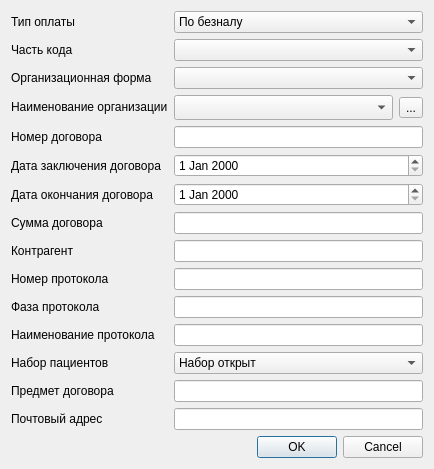
<?xml version="1.0" encoding="UTF-8"?>
<ui version="4.0">
 <class>ItemEditorDialog</class>
 <widget class="QDialog" name="ItemEditorDialog">
  <property name="geometry">
   <rect>
    <x>0</x>
    <y>0</y>
    <width>434</width>
    <height>451</height>
   </rect>
  </property>
  <property name="windowTitle">
   <string>Dialog</string>
  </property>
  <layout class="QGridLayout" name="gridLayout">
   <item row="2" column="0">
    <spacer name="verticalSpacer">
     <property name="orientation">
      <enum>Qt::Vertical</enum>
     </property>
     <property name="sizeHint" stdset="0">
      <size>
       <width>20</width>
       <height>25</height>
      </size>
     </property>
    </spacer>
   </item>
   <item row="3" column="0">
    <widget class="QDialogButtonBox" name="buttonBox">
     <property name="standardButtons">
      <set>QDialogButtonBox::Cancel|QDialogButtonBox::Ok</set>
     </property>
    </widget>
   </item>
   <item row="1" column="0">
    <layout class="QFormLayout" name="formLayout">
     <item row="0" column="0">
      <widget class="QLabel" name="lblPaymentType">
       <property name="text">
        <string>Тип оплаты</string>
       </property>
       <property name="buddy">
        <cstring>cmbPaymentType</cstring>
       </property>
      </widget>
     </item>
     <item row="0" column="1">
      <widget class="QComboBox" name="cmbPaymentType">
       <property name="minimumSize">
        <size>
         <width>234</width>
         <height>0</height>
        </size>
       </property>
       <item>
        <property name="text">
         <string>По безналу</string>
        </property>
       </item>
       <item>
        <property name="text">
         <string>По протоколу</string>
        </property>
       </item>
      </widget>
     </item>
     <item row="1" column="0">
      <widget class="QLabel" name="lblCodePart">
       <property name="text">
        <string>Часть кода</string>
       </property>
       <property name="buddy">
        <cstring>cmbCodePart</cstring>
       </property>
      </widget>
     </item>
     <item row="1" column="1">
      <widget class="QComboBox" name="cmbCodePart">
       <property name="minimumSize">
        <size>
         <width>234</width>
         <height>0</height>
        </size>
       </property>
      </widget>
     </item>
     <item row="2" column="0">
      <widget class="QLabel" name="lblOKPF">
       <property name="text">
        <string>Организационная форма</string>
       </property>
       <property name="buddy">
        <cstring>cmbOKPF</cstring>
       </property>
      </widget>
     </item>
     <item row="2" column="1">
      <widget class="CRBComboBox" name="cmbOKPF">
       <property name="minimumSize">
        <size>
         <width>234</width>
         <height>0</height>
        </size>
       </property>
      </widget>
     </item>
     <item row="3" column="0">
      <widget class="QLabel" name="lblOrgName">
       <property name="text">
        <string>Наименование организации</string>
       </property>
       <property name="buddy">
        <cstring>cmbOrgId</cstring>
       </property>
      </widget>
     </item>
     <item row="3" column="1">
      <layout class="QHBoxLayout" name="horizontalLayout">
       <item>
        <widget class="COrgComboBox" name="cmbOrgId">
         <property name="enabled">
          <bool>true</bool>
         </property>
         <property name="minimumSize">
          <size>
           <width>200</width>
           <height>25</height>
          </size>
         </property>
        </widget>
       </item>
       <item>
        <widget class="QToolButton" name="btnSelectOrgName">
         <property name="enabled">
          <bool>true</bool>
         </property>
         <property name="text">
          <string>...</string>
         </property>
        </widget>
       </item>
      </layout>
     </item>
     <item row="4" column="0">
      <widget class="QLabel" name="lblContractNumber">
       <property name="text">
        <string>Номер договора</string>
       </property>
       <property name="buddy">
        <cstring>edtContractNumber</cstring>
       </property>
      </widget>
     </item>
     <item row="4" column="1">
      <widget class="QLineEdit" name="edtContractNumber">
       <property name="minimumSize">
        <size>
         <width>234</width>
         <height>0</height>
        </size>
       </property>
      </widget>
     </item>
     <item row="5" column="0">
      <widget class="QLabel" name="lblDate">
       <property name="text">
        <string>Дата заключения договора</string>
       </property>
       <property name="buddy">
        <cstring>edtDate</cstring>
       </property>
      </widget>
     </item>
     <item row="5" column="1">
      <widget class="CDateEdit" name="edtDate"/>
     </item>
     <item row="6" column="0">
      <widget class="QLabel" name="lblEndDate">
       <property name="text">
        <string>Дата окончания договора</string>
       </property>
       <property name="buddy">
        <cstring>edtEndDate</cstring>
       </property>
      </widget>
     </item>
     <item row="6" column="1">
      <widget class="CDateEdit" name="edtEndDate"/>
     </item>
     <item row="7" column="0">
      <widget class="QLabel" name="lblContractSum">
       <property name="text">
        <string>Сумма договора</string>
       </property>
       <property name="buddy">
        <cstring>edtContractSum</cstring>
       </property>
      </widget>
     </item>
     <item row="7" column="1">
      <widget class="QLineEdit" name="edtContractSum">
       <property name="minimumSize">
        <size>
         <width>234</width>
         <height>0</height>
        </size>
       </property>
      </widget>
     </item>
     <item row="8" column="0">
      <widget class="QLabel" name="lblContragent">
       <property name="text">
        <string>Контрагент</string>
       </property>
      </widget>
     </item>
     <item row="8" column="1">
      <widget class="QLineEdit" name="edtContragent"/>
     </item>
     <item row="9" column="0">
      <widget class="QLabel" name="lblProtocolNumber">
       <property name="text">
        <string>Номер протокола</string>
       </property>
      </widget>
     </item>
     <item row="9" column="1">
      <widget class="QLineEdit" name="edtProtocolNum"/>
     </item>
     <item row="10" column="0">
      <widget class="QLabel" name="lblProtocolPhase">
       <property name="text">
        <string>Фаза протокола</string>
       </property>
      </widget>
     </item>
     <item row="10" column="1">
      <widget class="QLineEdit" name="edtProtocolPhase"/>
     </item>
     <item row="11" column="0">
      <widget class="QLabel" name="lblProtocolName">
       <property name="text">
        <string>Наименование протокола</string>
       </property>
      </widget>
     </item>
     <item row="11" column="1">
      <widget class="QLineEdit" name="edtProtocolName"/>
     </item>
     <item row="12" column="0">
      <widget class="QLabel" name="lblRecPatients">
       <property name="text">
        <string>Набор пациентов</string>
       </property>
      </widget>
     </item>
     <item row="12" column="1">
      <widget class="QComboBox" name="cmbRecPatients">
       <item>
        <property name="text">
         <string>Набор открыт</string>
        </property>
       </item>
       <item>
        <property name="text">
         <string>Набор закрыт</string>
        </property>
       </item>
      </widget>
     </item>
     <item row="13" column="0">
      <widget class="QLabel" name="lblContractItem">
       <property name="text">
        <string>Предмет договора</string>
       </property>
      </widget>
     </item>
     <item row="13" column="1">
      <widget class="QLineEdit" name="edtContractItem"/>
     </item>
     <item row="14" column="0">
      <widget class="QLabel" name="lblAddress">
       <property name="text">
        <string>Почтовый адрес</string>
       </property>
      </widget>
     </item>
     <item row="14" column="1">
      <widget class="QLineEdit" name="edtAddress"/>
     </item>
    </layout>
   </item>
  </layout>
 </widget>
 <customwidgets>
  <customwidget>
   <class>CRBComboBox</class>
   <extends>QComboBox</extends>
   <header>library/crbcombobox.h</header>
  </customwidget>
  <customwidget>
   <class>COrgComboBox</class>
   <extends>QComboBox</extends>
   <header>Orgs/OrgComboBox.h</header>
  </customwidget>
  <customwidget>
   <class>CDateEdit</class>
   <extends>QDateEdit</extends>
   <header>library/DateEdit.h</header>
  </customwidget>
 </customwidgets>
 <resources/>
 <connections>
  <connection>
   <sender>buttonBox</sender>
   <signal>accepted()</signal>
   <receiver>ItemEditorDialog</receiver>
   <slot>accept()</slot>
   <hints>
    <hint type="sourcelabel">
     <x>216</x>
     <y>308</y>
    </hint>
    <hint type="destinationlabel">
     <x>216</x>
     <y>165</y>
    </hint>
   </hints>
  </connection>
  <connection>
   <sender>buttonBox</sender>
   <signal>rejected()</signal>
   <receiver>ItemEditorDialog</receiver>
   <slot>reject()</slot>
   <hints>
    <hint type="sourcelabel">
     <x>216</x>
     <y>308</y>
    </hint>
    <hint type="destinationlabel">
     <x>216</x>
     <y>165</y>
    </hint>
   </hints>
  </connection>
 </connections>
</ui>
